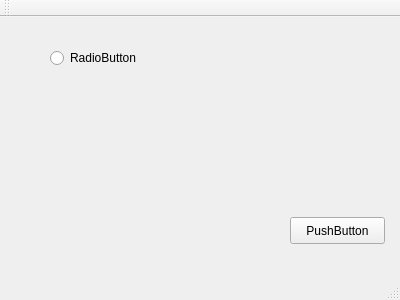
<?xml version="1.0" encoding="UTF-8"?>
<ui version="4.0">
 <class>Test2</class>
 <widget class="QMainWindow" name="Test2">
  <property name="geometry">
   <rect>
    <x>0</x>
    <y>0</y>
    <width>400</width>
    <height>300</height>
   </rect>
  </property>
  <property name="windowTitle">
   <string>Test2</string>
  </property>
  <widget class="QWidget" name="centralWidget">
   <widget class="QPushButton" name="pushButton">
    <property name="geometry">
     <rect>
      <x>290</x>
      <y>200</y>
      <width>95</width>
      <height>27</height>
     </rect>
    </property>
    <property name="text">
     <string>PushButton</string>
    </property>
   </widget>
   <widget class="QRadioButton" name="radioButton">
    <property name="geometry">
     <rect>
      <x>50</x>
      <y>30</y>
      <width>115</width>
      <height>22</height>
     </rect>
    </property>
    <property name="text">
     <string>RadioButton</string>
    </property>
   </widget>
  </widget>
  <widget class="QMenuBar" name="menuBar">
   <property name="geometry">
    <rect>
     <x>0</x>
     <y>0</y>
     <width>400</width>
     <height>25</height>
    </rect>
   </property>
  </widget>
  <widget class="QToolBar" name="mainToolBar">
   <attribute name="toolBarArea">
    <enum>TopToolBarArea</enum>
   </attribute>
   <attribute name="toolBarBreak">
    <bool>false</bool>
   </attribute>
  </widget>
  <widget class="QStatusBar" name="statusBar"/>
 </widget>
 <layoutdefault spacing="6" margin="11"/>
 <resources/>
 <connections/>
</ui>
